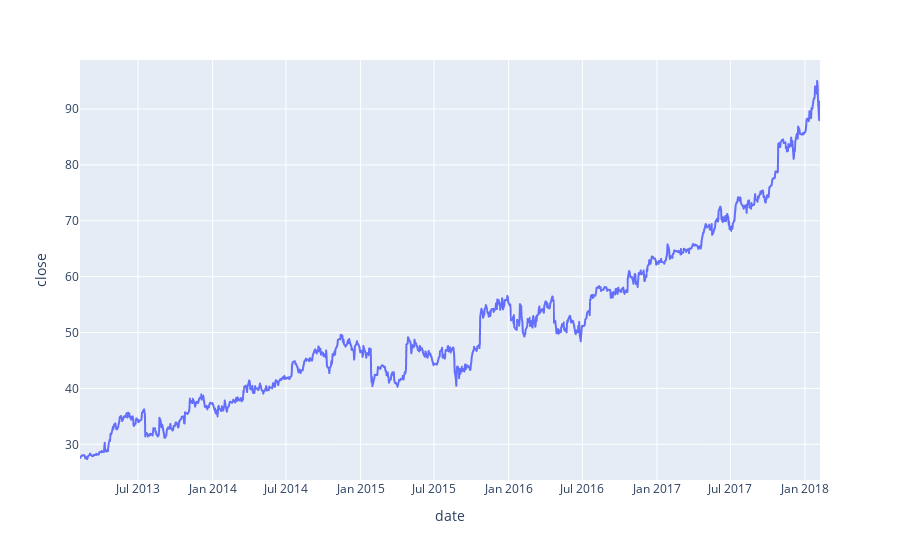

Notebook cell for this chart:
### Markdown cell above
### Generate a line chart showing the observed values (closing prices).

### Code cell
px.line(data, "date", "close")

### Figure 1 — Plotly figure (JSON) as saved in the notebook; plotly's stock layout.template omitted (floating-point values rounded to 4 significant figures; data arrays with more than 128 entries replaced by an {"elided": "..."} marker saying what was removed)
{"data": [{"hovertemplate": "date=%{x}<br>close=%{y}<extra></extra>", "legendgroup": "", "line": {"color": "#636efa", "dash": "solid"}, "mode": "lines", "name": "", "showlegend": false, "type": "scattergl", "x": {"elided": "1259 str values"}, "xaxis": "x", "y": {"elided": "1259 float values"}, "yaxis": "y"}], "layout": {"legend": {"tracegroupgap": 0}, "margin": {"t": 60}, "xaxis": {"anchor": "y", "domain": [0, 1], "title": {"text": "date"}}, "yaxis": {"anchor": "x", "domain": [0, 1], "title": {"text": "close"}}}}
